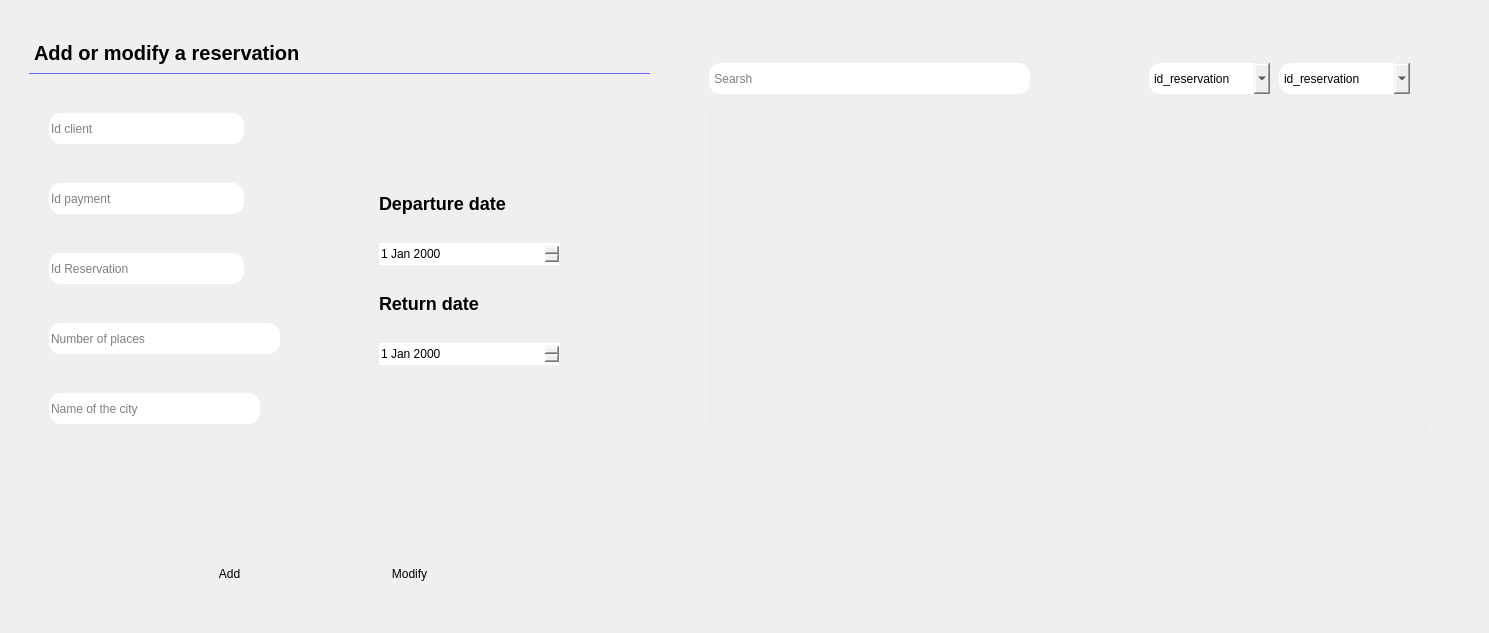
     <widget class="QWidget" name="reservation_tab1">
      <attribute name="title">
       <string>Reservation</string>
      </attribute>
      <widget class="QWidget" name="reservation1" native="true">
       <property name="geometry">
        <rect>
         <x>29</x>
         <y>33</y>
         <width>621</width>
         <height>591</height>
        </rect>
       </property>
       <property name="sizeIncrement">
        <size>
         <width>1200</width>
         <height>1200</height>
        </size>
       </property>
       <property name="styleSheet">
        <string notr="true">border-radius:12px;</string>
       </property>
       <widget class="QLabel" name="label_19">
        <property name="geometry">
         <rect>
          <x>0</x>
          <y>0</y>
          <width>621</width>
          <height>41</height>
         </rect>
        </property>
        <property name="styleSheet">
         <string notr="true">background:transparent;
border-radius:0px;
font-size:20px;
font-weight:700;
border-bottom:1px solid #6563FF;</string>
        </property>
        <property name="text">
         <string>Add or modify a reservation</string>
        </property>
       </widget>
       <widget class="QPushButton" name="reservation_add_button">
        <property name="geometry">
         <rect>
          <x>130</x>
          <y>520</y>
          <width>141</width>
          <height>41</height>
         </rect>
        </property>
        <property name="text">
         <string>Add</string>
        </property>
       </widget>
       <widget class="QPushButton" name="reservation_modify_button">
        <property name="geometry">
         <rect>
          <x>310</x>
          <y>520</y>
          <width>141</width>
          <height>41</height>
         </rect>
        </property>
        <property name="text">
         <string>Modify</string>
        </property>
       </widget>
       <widget class="QLineEdit" name="idclient_reservation_line">
        <property name="geometry">
         <rect>
          <x>20</x>
          <y>80</y>
          <width>195</width>
          <height>31</height>
         </rect>
        </property>
        <property name="text">
         <string/>
        </property>
        <property name="placeholderText">
         <string>Id client</string>
        </property>
       </widget>
       <widget class="QLineEdit" name="idpayment_reservation_line">
        <property name="geometry">
         <rect>
          <x>20</x>
          <y>150</y>
          <width>195</width>
          <height>31</height>
         </rect>
        </property>
        <property name="text">
         <string/>
        </property>
        <property name="placeholderText">
         <string>Id payment</string>
        </property>
       </widget>
       <widget class="QDateEdit" name="dateEdit_2">
        <property name="geometry">
         <rect>
          <x>350</x>
          <y>210</y>
          <width>181</width>
          <height>22</height>
         </rect>
        </property>
       </widget>
       <widget class="QLineEdit" name="nbrplaces_reservation_line">
        <property name="geometry">
         <rect>
          <x>20</x>
          <y>290</y>
          <width>231</width>
          <height>31</height>
         </rect>
        </property>
        <property name="text">
         <string/>
        </property>
        <property name="placeholderText">
         <string>Number of places</string>
        </property>
       </widget>
       <widget class="QLineEdit" name="cityname_reservation_line">
        <property name="geometry">
         <rect>
          <x>20</x>
          <y>360</y>
          <width>211</width>
          <height>31</height>
         </rect>
        </property>
        <property name="text">
         <string/>
        </property>
        <property name="placeholderText">
         <string>Name of the city</string>
        </property>
       </widget>
       <widget class="QLineEdit" name="id_reservation_line">
        <property name="geometry">
         <rect>
          <x>20</x>
          <y>220</y>
          <width>195</width>
          <height>31</height>
         </rect>
        </property>
        <property name="text">
         <string/>
        </property>
        <property name="placeholderText">
         <string>Id Reservation</string>
        </property>
       </widget>
       <widget class="QDateEdit" name="dateEdit_3">
        <property name="geometry">
         <rect>
          <x>350</x>
          <y>310</y>
          <width>181</width>
          <height>22</height>
         </rect>
        </property>
       </widget>
       <widget class="QLabel" name="label_20">
        <property name="geometry">
         <rect>
          <x>350</x>
          <y>150</y>
          <width>181</width>
          <height>41</height>
         </rect>
        </property>
        <property name="styleSheet">
         <string notr="true">background:transparent;
border-radius:0px;
font-size:18px;
font-weight:700;
</string>
        </property>
        <property name="text">
         <string>Departure date</string>
        </property>
       </widget>
       <widget class="QLabel" name="label_22">
        <property name="geometry">
         <rect>
          <x>350</x>
          <y>250</y>
          <width>181</width>
          <height>41</height>
         </rect>
        </property>
        <property name="styleSheet">
         <string notr="true">background:transparent;
border-radius:0px;
font-size:18px;
font-weight:700;
</string>
        </property>
        <property name="text">
         <string>Return date</string>
        </property>
       </widget>
       <widget class="QPushButton" name="reservation_pdf">
        <property name="geometry">
         <rect>
          <x>480</x>
          <y>520</y>
          <width>71</width>
          <height>41</height>
         </rect>
        </property>
        <property name="styleSheet">
         <string notr="true"/>
        </property>
        <property name="text">
         <string/>
        </property>
        <property name="icon">
         <iconset resource="icons.qrc">
          <normaloff>:/new/prefix2/feather (2)/printer.svg</normaloff>:/new/prefix2/feather (2)/printer.svg</iconset>
        </property>
        <property name="iconSize">
         <size>
          <width>28</width>
          <height>28</height>
         </size>
        </property>
       </widget>
      </widget>
      <widget class="QWidget" name="reservation2" native="true">
       <property name="geometry">
        <rect>
         <x>679</x>
         <y>33</y>
         <width>801</width>
         <height>591</height>
        </rect>
       </property>
       <property name="sizeIncrement">
        <size>
         <width>1200</width>
         <height>1200</height>
        </size>
       </property>
       <property name="styleSheet">
        <string notr="true">border-radius:12px;</string>
       </property>
       <widget class="QLineEdit" name="searsh_reservation_line">
        <property name="geometry">
         <rect>
          <x>30</x>
          <y>30</y>
          <width>321</width>
          <height>31</height>
         </rect>
        </property>
        <property name="placeholderText">
         <string> Searsh</string>
        </property>
       </widget>
       <widget class="QPushButton" name="reservation_delete_button">
        <property name="geometry">
         <rect>
          <x>410</x>
          <y>30</y>
          <width>51</width>
          <height>31</height>
         </rect>
        </property>
        <property name="text">
         <string/>
        </property>
        <property name="icon">
         <iconset resource="icons.qrc">
          <normaloff>:/new/prefix2/feather (2)/trash-2.svg</normaloff>:/new/prefix2/feather (2)/trash-2.svg</iconset>
        </property>
        <property name="iconSize">
         <size>
          <width>28</width>
          <height>28</height>
         </size>
        </property>
       </widget>
       <widget class="QPushButton" name="reservation_search_button">
        <property name="geometry">
         <rect>
          <x>350</x>
          <y>30</y>
          <width>51</width>
          <height>31</height>
         </rect>
        </property>
        <property name="text">
         <string/>
        </property>
        <property name="icon">
         <iconset resource="icons.qrc">
          <normaloff>:/new/prefix2/feather (2)/search.svg</normaloff>:/new/prefix2/feather (2)/search.svg</iconset>
        </property>
        <property name="iconSize">
         <size>
          <width>28</width>
          <height>28</height>
         </size>
        </property>
       </widget>
       <widget class="QComboBox" name="reservation_search_combobox">
        <property name="geometry">
         <rect>
          <x>470</x>
          <y>30</y>
          <width>121</width>
          <height>31</height>
         </rect>
        </property>
        <property name="currentText">
         <string>id_reservation</string>
        </property>
        <item>
         <property name="text">
          <string>id_reservation</string>
         </property>
        </item>
        <item>
         <property name="text">
          <string>id_client</string>
         </property>
        </item>
        <item>
         <property name="text">
          <string>id_payment</string>
         </property>
        </item>
        <item>
         <property name="text">
          <string>places</string>
         </property>
        </item>
        <item>
         <property name="text">
          <string>name of the city</string>
         </property>
        </item>
        <item>
         <property name="text">
          <string>Departure date</string>
         </property>
        </item>
        <item>
         <property name="text">
          <string>Return date</string>
         </property>
        </item>
       </widget>
       <widget class="QTableView" name="reservation_tableview">
        <property name="geometry">
         <rect>
          <x>30</x>
          <y>70</y>
          <width>721</width>
          <height>331</height>
         </rect>
        </property>
        <property name="styleSheet">
         <string notr="true">background:#EDEDED;
color:#6563FF;
font-size:16px;
</string>
        </property>
       </widget>
       <widget class="QComboBox" name="reservation_order_combobox">
        <property name="geometry">
         <rect>
          <x>600</x>
          <y>30</y>
          <width>131</width>
          <height>31</height>
         </rect>
        </property>
        <item>
         <property name="text">
          <string>id_reservation</string>
         </property>
        </item>
        <item>
         <property name="text">
          <string>places</string>
         </property>
        </item>
        <item>
         <property name="text">
          <string>destination</string>
         </property>
        </item>
       </widget>
      </widget>
     </widget>
